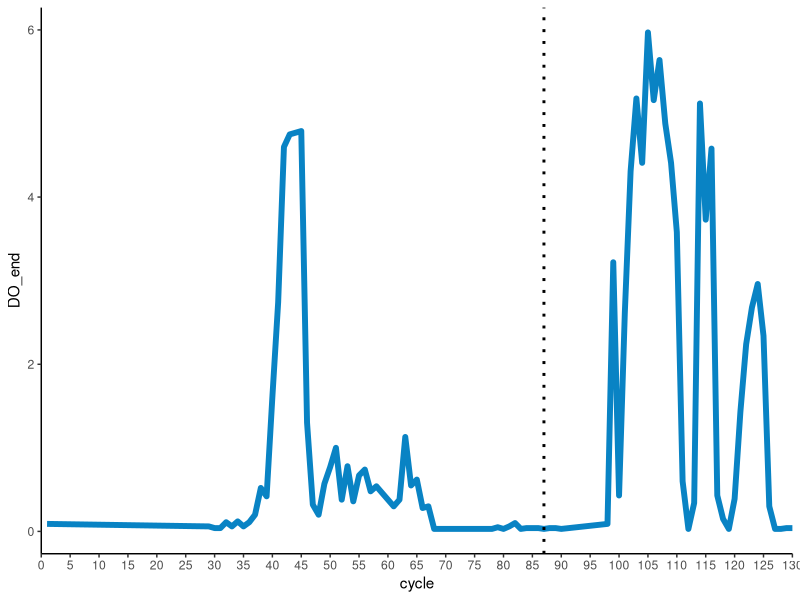
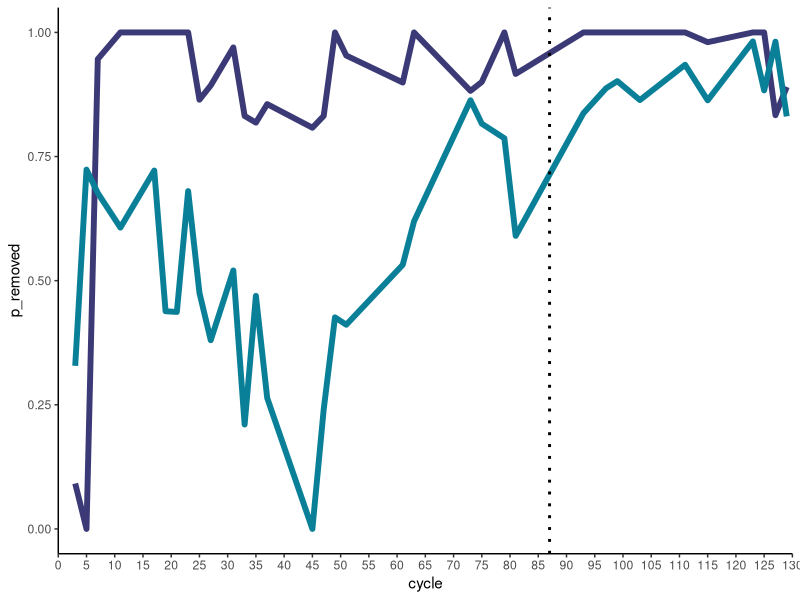
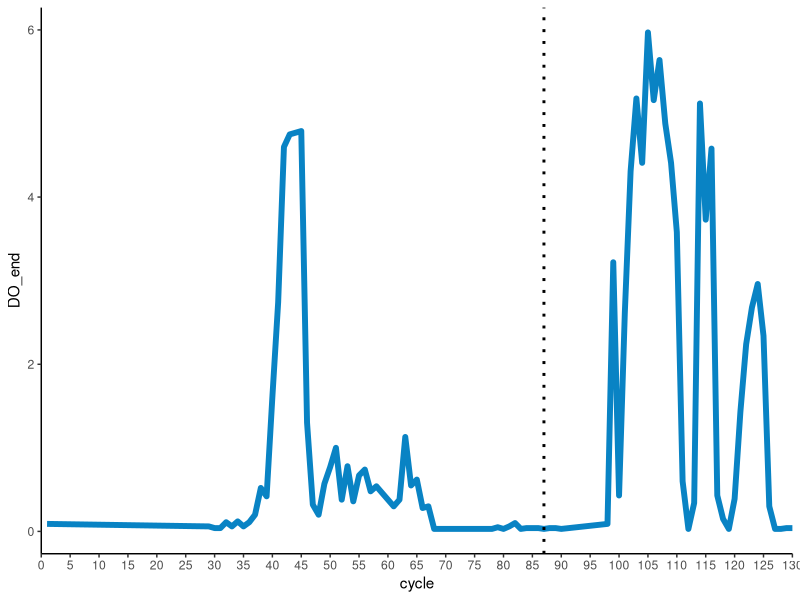
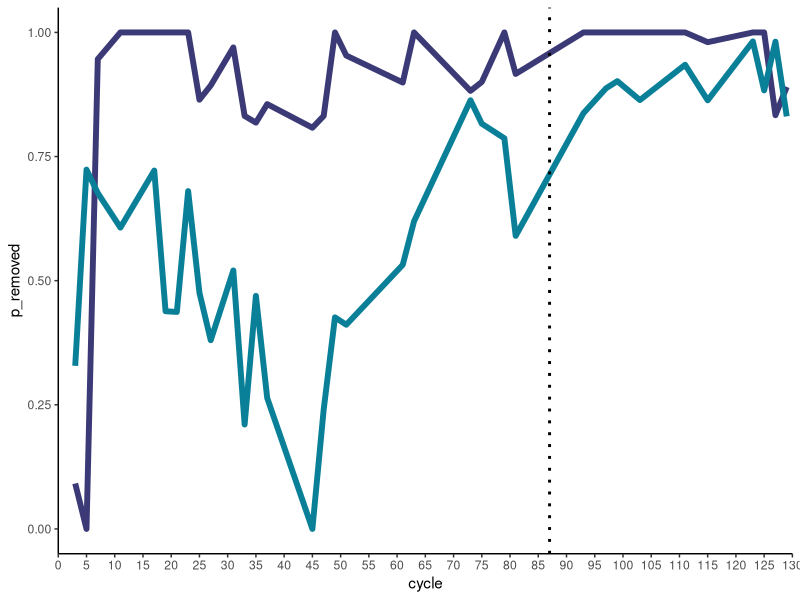
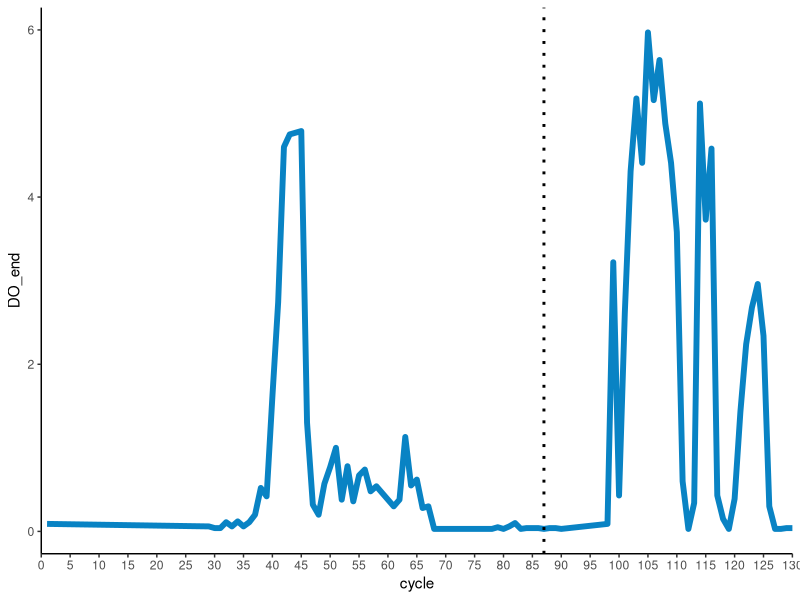
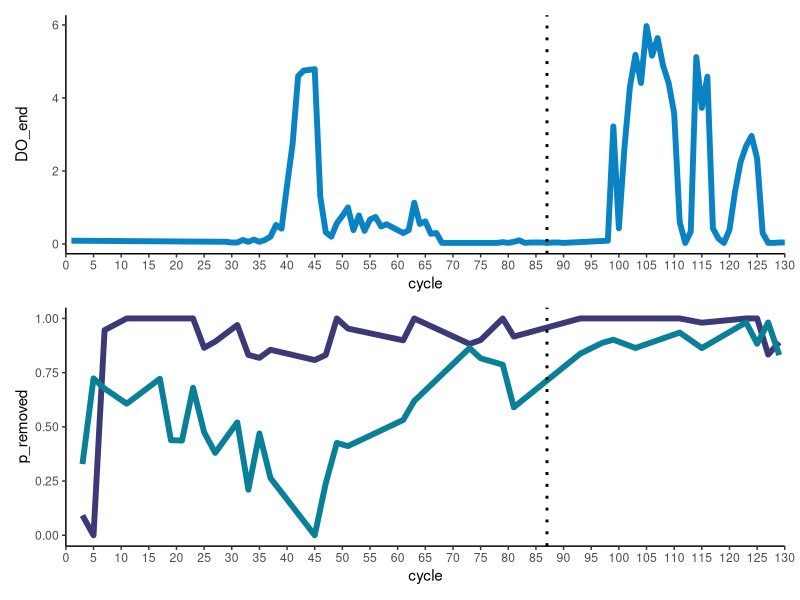

Write the R code that produced these figures, in order.
library(tidyverse)
library(patchwork)

# dissolved oxygen over phases

DO <- read.csv("metadata/dissolvedOxygen_data.csv") %>% select(Cycle, O2...End.of.Cycle)
colnames(DO) <- c("cycle", "DO_end")

DO_plot <- DO %>% ggplot(aes(x=cycle, y=DO_end)) + geom_line(size=2, colour="#0983C4") + scale_x_continuous(breaks=seq(0,130, by=5), expand=c(0,0), limits=c(0,130)) + geom_vline(xintercept=87, linetype="dotted", size=1) + theme_classic()
DO_plot
DO_transparent <- DO_plot + 
  theme(
  panel.background = element_rect(fill = "transparent"), # bg of the panel
  plot.background = element_rect(fill = "transparent", color = NA), # bg of the plot
  panel.grid.major = element_blank(), # get rid of major grid
  panel.grid.minor = element_blank(), # get rid of minor grid
  legend.background = element_rect(fill = "transparent"), # get rid of legend bg
  legend.box.background = element_rect(fill = "transparent") # get rid of legend panel bg
)

PN_removal <- read.csv("metadata/nitrogen_and_phosphorus_removal.csv") 
colnames(PN_removal) <- c("date", "cycle", "p_removed", "n_removed")

PN_plot <- PN_removal %>% ggplot(aes(x=cycle)) + geom_line(aes(y=p_removed), colour="#3B3A77", size=2) + geom_line(aes(y=n_removed), colour="#098098", size=2) + scale_x_continuous(breaks=seq(0,130, by=5), expand=c(0,0), limits=c(0,130))  + geom_vline(xintercept=87, linetype="dotted", size=1) + theme_classic()
PN_plot
PN_transparent <- PN_plot + theme(
  panel.background = element_rect(fill = "transparent"), # bg of the panel
  plot.background = element_rect(fill = "transparent", color = NA), # bg of the plot
  panel.grid.major = element_blank(), # get rid of major grid
  panel.grid.minor = element_blank(), # get rid of minor grid
  legend.background = element_rect(fill = "transparent"), # get rid of legend bg
  legend.box.background = element_rect(fill = "transparent") # get rid of legend panel bg
)
DO_transparent
ggsave("figs/PN_removal.png", PN_transparent, width=20, height=10, units=c("cm"),bg="transparent")
ggsave("figs/DO_profiles.png", DO_transparent, width=20, height=10, units=c("cm"),bg="transparent")

DO_PN <- DO_transparent / PN_transparent

DO_PN_transp <- DO_PN + theme(
  panel.background = element_rect(fill = "transparent"), # bg of the panel
  plot.background = element_rect(fill = "transparent", color = NA), # bg of the plot
  panel.grid.major = element_blank(), # get rid of major grid
  panel.grid.minor = element_blank(), # get rid of minor grid
  legend.background = element_rect(fill = "transparent"), # get rid of legend bg
  legend.box.background = element_rect(fill = "transparent") # get rid of legend panel bg
)

ggsave("figs/DO_PN_profiles.png", DO_PN_transp, width=20, height=12, units=c("cm"),bg="transparent")
